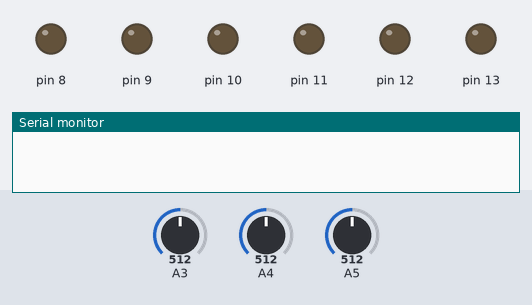
This sketch was run on a simulated Arduino Uno, built with avr-gcc and run on an emulated ATmega328P. Shown: output pins drawn as LEDs (lit = HIGH), the last lines printed to the serial monitor. Dashed ring = blinking. The inputs (shaded band) are chosen by the test bench; at power-on: A3 = 512, A4 = 512, A5 = 512.

Above: at 1.2 s.
1.3 s: A3 set to 469
2.8 s: A3 set to 452
At 3.08 s:
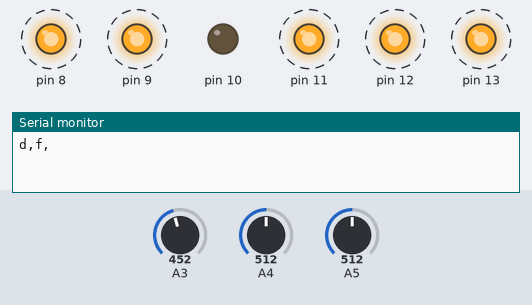
At 3.81 s:
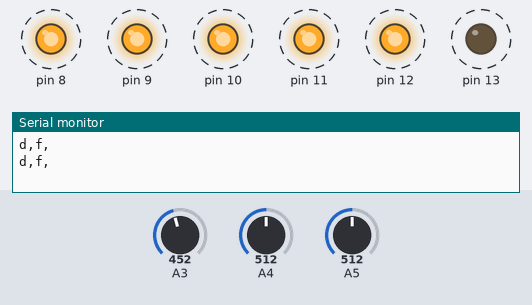
Timing chart, 0 to 11.8 s (numbered marks = the images above; inputs shaded):
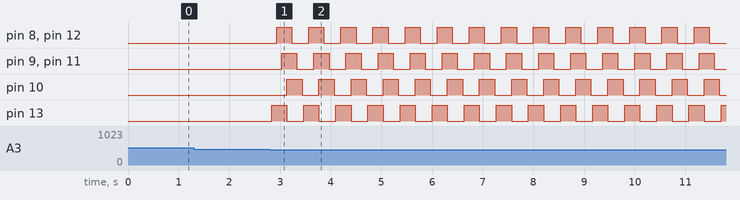

The sketch:

test_xbee_shield.ino
```cpp
//ss
int x0, y0, z0;
int x, y, z;

void setup() {
  Serial.begin(9600);
  x0 = analogRead(A5);
  y0 = analogRead(A4);
  z0 = analogRead(A3);
  for (int i = 8; i < 14; i++) {
    pinMode(i, OUTPUT);
  }
}

void loop() {
   x = analogRead(A5) - x0;
   y = analogRead(A4) - y0;
   z = analogRead(A3) - z0;
//   Serial.print(x);
//   Serial.print(",");
//   Serial.print(y);
//   Serial.print(",");
//   Serial.println(z);
   delay(33);

   if (z < -50) {
      Serial.println("d,f,");
      lightOn();
   }
}

void lightOn() {
  //in 600 ms, running from top to bottom
  digitalWrite(13, HIGH);
  delay(100);

  digitalWrite(12, HIGH);
  digitalWrite(8, HIGH);
  delay(100);

  digitalWrite(11, HIGH);
  digitalWrite(9, HIGH);
  delay(100);

  digitalWrite(10, HIGH);
  digitalWrite(13, LOW);
  delay(100);

  digitalWrite(12, LOW);
  digitalWrite(8, LOW);
  delay(100);

  digitalWrite(11, LOW);
  digitalWrite(9, LOW);
  delay(100);

  digitalWrite(10, LOW);

//    //in 800 ms, running a loop so every light stay for 300 ms
//  digitalWrite(13, HIGH);
//  delay(100);
//
//  digitalWrite(12, HIGH);
//  delay(100);
//
//  digitalWrite(11, HIGH);
//  delay(100);
//
//  digitalWrite(10, HIGH);
//  digitalWrite(13, LOW);
//  delay(100);
//
//  digitalWrite(9, HIGH);
//  digitalWrite(12, LOW);
//  delay(100);
//
//  digitalWrite(8, HIGH);
//  digitalWrite(11, LOW);
//  delay(100);
//
//  digitalWrite(10, LOW);
//  delay(100);
//
//  digitalWrite(9, LOW);
//  delay(100);
//
//  digitalWrite(8, LOW);
}
```

Measured:
- the behaviour switches between 462 and 461 on A3 (found by bisection; images 0 and 1)
- after the input at 1.3 s, every drawn part: stays the same
- after the input at 2.8 s, pin 8, pin 12: alternates HIGH for 0.30 s and LOW for 0.33 s, starting after 0.13 s; pin 9, pin 11: alternates HIGH for 0.30 s and LOW for 0.33 s, starting after 0.23 s; pin 10: alternates HIGH for 0.30 s and LOW for 0.33 s, starting after 0.33 s; pin 13: alternates HIGH for 0.30 s and LOW for 0.33 s, starting at once
